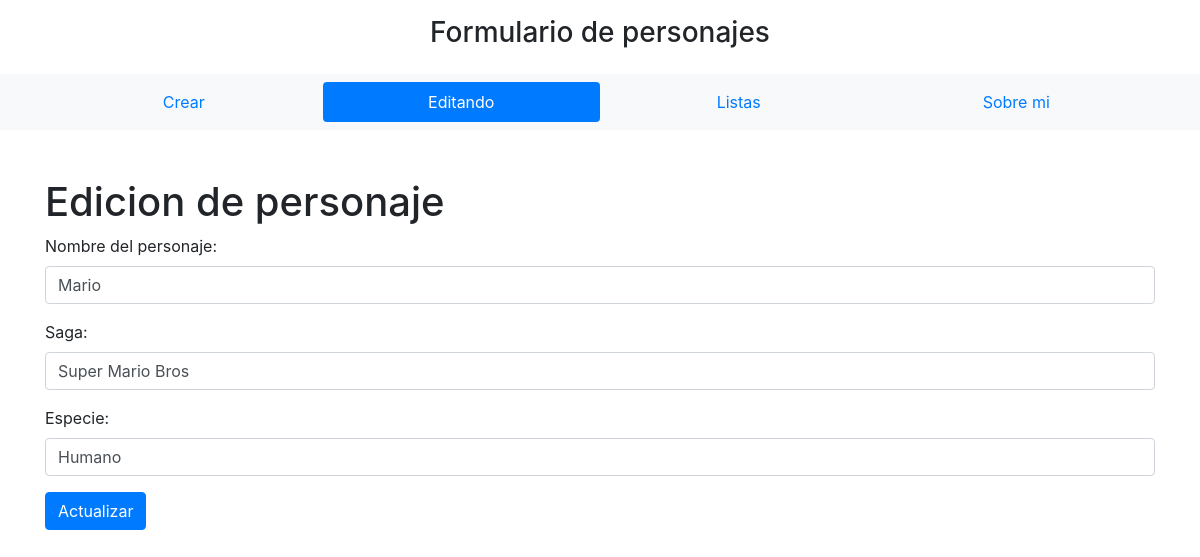
/MVCPersonajes/index.php?pagina=ingreso&id=1, run on the app's committed database.
### tables this page shows
CREATE TABLE `personajes` (
  `id` int(11) NOT NULL,
  `personaje` varchar(100) NOT NULL,
  `saga` varchar(100) NOT NULL,
  `especie` varchar(50) NOT NULL
);

### MVCPersonajes/controladores/plantilla.controlador.php (called while the page is built)
<?php
Class ControladorPlantilla
{
	public function ctrTraerPlantilla()
	{
		include "./vistas/plantilla.php";
	}
}
?>

### MVCPersonajes/index.php (called while the page is built, shortened)
<?php
require_once "controladores/plantilla.controlador.php";
require_once "modelos/formularios.modelo.php";
$plantilla = new ControladorPlantilla();
$plantilla->ctrTraerPlantilla();

### MVCPersonajes/modelos/conexion.php (called while the page is built)
<?php
class Conexion
{
	static public function conectar()
	{
		$link=new PDO("mysql:host=localhost;dbname=videojuegosdb",
			"root",
			"");
		$link->exec("set names utf8");
		 return $link;
	}
}
?>

### MVCPersonajes/modelos/formularios.modelo.php (called while the page is built, shortened)
<?php
require_once("conexion.php");
class ModeloFormularios
{
    static public function obtenerPersonajePorId($id)
    {
        try {
            $stmt = Conexion::conectar()->prepare("SELECT * FROM personajes WHERE id = :id");
            $stmt->bindParam(":id", $id, PDO::PARAM_INT);
            $stmt->execute();
            return $stmt->fetch(PDO::FETCH_ASSOC);
        } catch (PDOException $e) {
            return "Error: " . $e->getMessage();
        } finally {
            $stmt = null;
        }
    }
}
?>

### MVCPersonajes/vistas/paginas/ingreso.php (the view, shortened to what this page needs)
<?php
require_once("modelos/formularios.modelo.php");
$personaje = [
    "id" => "",
    "personaje" => "",
    "saga" => "",
    "especie" => ""
];
if (isset($_GET["id"])) {
    $id = $_GET["id"];
    $personaje = ModeloFormularios::obtenerPersonajePorId($id);
}
?>
<h1>Edicion de personaje</h1>
<form method="POST">
    <div class="form-group">
        <label for="personaje">Nombre del personaje:</label>
        <input type="text" class="form-control" id="personaje" name="personaje"
               value="<?php echo htmlspecialchars($personaje["personaje"]); ?>" required>
    </div>
    <div class="form-group">
        <label for="saga">Saga:</label>
        <input type="text" class="form-control" id="saga" name="saga"
               value="<?php echo htmlspecialchars($personaje["saga"]); ?>" required>
    </div>
    <div class="form-group">
        <label for="especie">Especie:</label>
        <input type="text" class="form-control" id="especie" name="especie"
               value="<?php echo htmlspecialchars($personaje["especie"]); ?>" required>
    </div>
    <button type="submit" class="btn btn-primary">
        <?php echo empty($personaje["id"]) ? "Registrar" : "Actualizar"; ?>
    </button>
</form>

### data on the page
personajes: personaje "Mario", saga "Super Mario Bros", especie "Humano"
